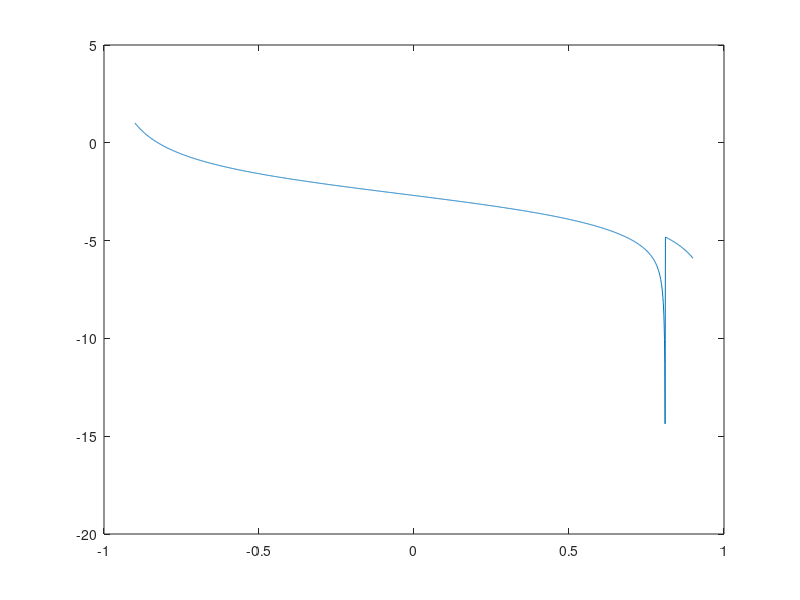

Write MATLAB code to recreate this figure.
c = 343 ; 

L1 = 1.6 ;
L2 = 0.4 ; 

M=80 / 343 ; 

dz = -2.6 ; 

gg = (-0.9:0.001:0.9) ; 

gamma = gg / c ; 

fn = dz - L1 * (gamma ./ sqrt(1/c^2 - gamma.^2)) - L2*((gamma + (1/c- gamma*M)*M)./sqrt((1/c-gamma*M).^2-gamma.^2));

plot(gg, fn)

idx = 0 ;

for n = 1:length(gg)-1
   if (fn(n) >0 ) && (fn(n+1) <=0)
       idx = n ; 
   end
 
end

gamma_s = gg(idx) / c ; 

t = gamma_s* dz + sqrt(1/c^2 - gamma_s^2)* L1 + sqrt((1/c - gamma_s*M)^2 - gamma_s^2) * L2
t * c